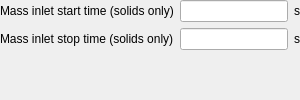
             <widget class="QWidget" name="page_transient">
              <layout class="QGridLayout" name="gridLayout_23">
               <property name="leftMargin">
                <number>0</number>
               </property>
               <property name="topMargin">
                <number>0</number>
               </property>
               <property name="rightMargin">
                <number>0</number>
               </property>
               <property name="bottomMargin">
                <number>0</number>
               </property>
               <item row="2" column="0">
                <widget class="QLabel" name="label_bc_mi_end_time">
                 <property name="text">
                  <string>Mass inlet stop time (solids only)</string>
                 </property>
                </widget>
               </item>
               <item row="0" column="0">
                <widget class="QLabel" name="label_bc_mi_start_time">
                 <property name="text">
                  <string>Mass inlet start time (solids only)</string>
                 </property>
                </widget>
               </item>
               <item row="0" column="2">
                <widget class="QLabel" name="label_bc_mi_start_time_units">
                 <property name="text">
                  <string>s</string>
                 </property>
                </widget>
               </item>
               <item row="2" column="2">
                <widget class="QLabel" name="label_bc_mi_end_time_units">
                 <property name="text">
                  <string>s</string>
                 </property>
                </widget>
               </item>
               <item row="0" column="1">
                <widget class="LineEdit" name="lineedit_keyword_bc_mi_start_time_args_BC"/>
               </item>
               <item row="2" column="1">
                <widget class="LineEdit" name="lineedit_keyword_bc_mi_end_time_args_BC"/>
               </item>
               <item row="3" column="0">
                <spacer name="verticalSpacer_10">
                 <property name="orientation">
                  <enum>Qt::Vertical</enum>
                 </property>
                 <property name="sizeHint" stdset="0">
                  <size>
                   <width>20</width>
                   <height>40</height>
                  </size>
                 </property>
                </spacer>
               </item>
              </layout>
             </widget>
